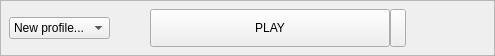
            <widget class="QFrame" name="GamePlayFrame">
             <property name="minimumSize">
              <size>
               <width>0</width>
               <height>56</height>
              </size>
             </property>
             <property name="maximumSize">
              <size>
               <width>16777215</width>
               <height>56</height>
              </size>
             </property>
             <property name="frameShape">
              <enum>QFrame::StyledPanel</enum>
             </property>
             <property name="frameShadow">
              <enum>QFrame::Raised</enum>
             </property>
             <layout class="QHBoxLayout" name="horizontalLayout_3">
              <property name="spacing">
               <number>0</number>
              </property>
              <property name="leftMargin">
               <number>8</number>
              </property>
              <property name="topMargin">
               <number>0</number>
              </property>
              <property name="rightMargin">
               <number>8</number>
              </property>
              <property name="bottomMargin">
               <number>0</number>
              </property>
              <item>
               <widget class="QComboBox" name="GameProfileComboBox">
                <property name="sizePolicy">
                 <sizepolicy hsizetype="Expanding" vsizetype="Fixed">
                  <horstretch>0</horstretch>
                  <verstretch>0</verstretch>
                 </sizepolicy>
                </property>
                <item>
                 <property name="text">
                  <string>New profile...</string>
                 </property>
                </item>
               </widget>
              </item>
              <item>
               <spacer name="horizontalSpacer_3">
                <property name="orientation">
                 <enum>Qt::Horizontal</enum>
                </property>
                <property name="sizeType">
                 <enum>QSizePolicy::Expanding</enum>
                </property>
                <property name="sizeHint" stdset="0">
                 <size>
                  <width>40</width>
                  <height>20</height>
                 </size>
                </property>
               </spacer>
              </item>
              <item>
               <widget class="QPushButton" name="GamePlayButton">
                <property name="minimumSize">
                 <size>
                  <width>240</width>
                  <height>38</height>
                 </size>
                </property>
                <property name="maximumSize">
                 <size>
                  <width>240</width>
                  <height>38</height>
                 </size>
                </property>
                <property name="text">
                 <string>PLAY</string>
                </property>
               </widget>
              </item>
              <item>
               <widget class="QPushButton" name="GameOptionsDropDownButton">
                <property name="minimumSize">
                 <size>
                  <width>0</width>
                  <height>28</height>
                 </size>
                </property>
                <property name="maximumSize">
                 <size>
                  <width>16</width>
                  <height>38</height>
                 </size>
                </property>
                <property name="text">
                 <string/>
                </property>
               </widget>
              </item>
              <item>
               <spacer name="horizontalSpacer_4">
                <property name="orientation">
                 <enum>Qt::Horizontal</enum>
                </property>
                <property name="sizeHint" stdset="0">
                 <size>
                  <width>40</width>
                  <height>20</height>
                 </size>
                </property>
               </spacer>
              </item>
              <item>
               <spacer name="horizontalSpacer_5">
                <property name="orientation">
                 <enum>Qt::Horizontal</enum>
                </property>
                <property name="sizeHint" stdset="0">
                 <size>
                  <width>40</width>
                  <height>20</height>
                 </size>
                </property>
               </spacer>
              </item>
             </layout>
            </widget>
